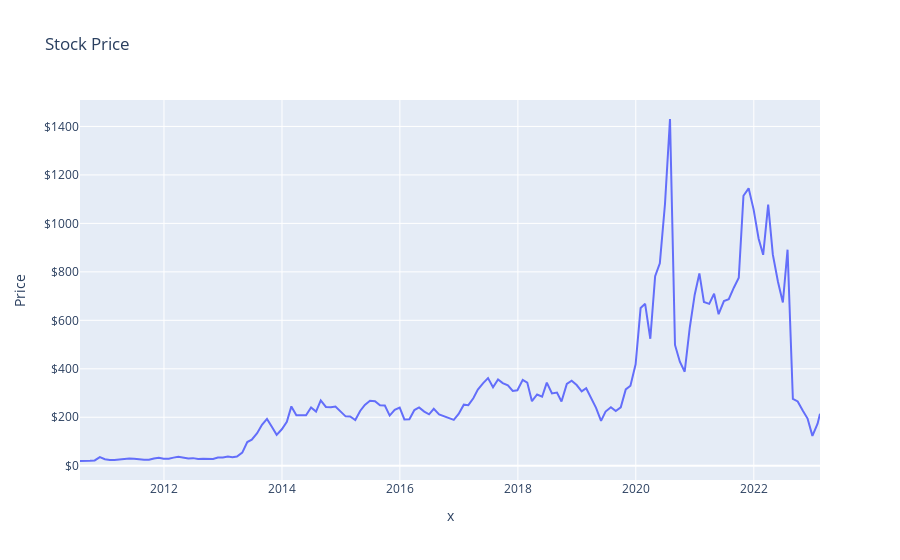

Source (notebook cell):
### Code cell
priceTracker = px.line(x = date, y = stock_Price, title = "Stock Price over time")

priceTracker.update_yaxes(secondary_y = True)

priceTracker.update_layout(
    title = 'Stock Price',
    yaxis_tickformat = '$',
    yaxis_title = 'Price',
)
        
priceTracker.show()

### Figure 1 — Plotly figure (JSON) as saved in the notebook; plotly's stock layout.template omitted (floating-point values rounded to 4 significant figures; data arrays with more than 128 entries replaced by an {"elided": "..."} marker saying what was removed)
{"data": [{"hovertemplate": "x=%{x}<br>y=%{y}<extra></extra>", "legendgroup": "", "line": {"color": "#636efa", "dash": "solid"}, "marker": {"symbol": "circle"}, "mode": "lines", "name": "", "orientation": "v", "showlegend": false, "type": "scatter", "x": {"elided": "152 str values"}, "xaxis": "x", "y": {"elided": "152 float values"}, "yaxis": "y"}], "layout": {"autosize": true, "legend": {"tracegroupgap": 0}, "title": {"text": "Stock Price"}, "xaxis": {"anchor": "y", "autorange": true, "domain": [0, 1], "range": ["2010-07-30", "2023-02-15"], "title": {"text": "x"}, "type": "date"}, "yaxis": {"anchor": "x", "autorange": true, "domain": [0, 1], "range": [-58.92, 1509.0], "tickformat": "$", "title": {"text": "Price"}, "type": "linear"}}}
